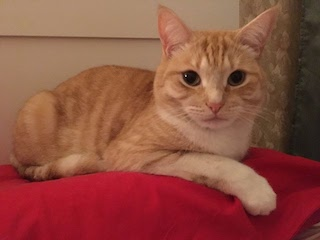
#> input picture WuXinYu/PythonWorkPlace/Pic_change/cat.jpg, 320 x 240 px
$ python image_02.py
#> lines starting #> are read from the running program, lines starting #| are printed output that depends on the picture
# -*- coding: utf-8 -*-
"""
Created on Thu Sep 14 22:26:34 2017

@author: cedric
"""
from __future__ import print_function
from PIL import Image


Im = Image.open("cat.jpg")
#> Im is the input picture: PIL image 320x240 RGB; mean R, G, B 142.6, 79.2, 64.6
print (Im.mode,Im.size,Im.format)
#| RGB (320, 240) JPEG

Im.show()

#用image模块实现图片的参数显示


newIm = Image.new ("RGBA", (640, 480), (255, 0, 0))
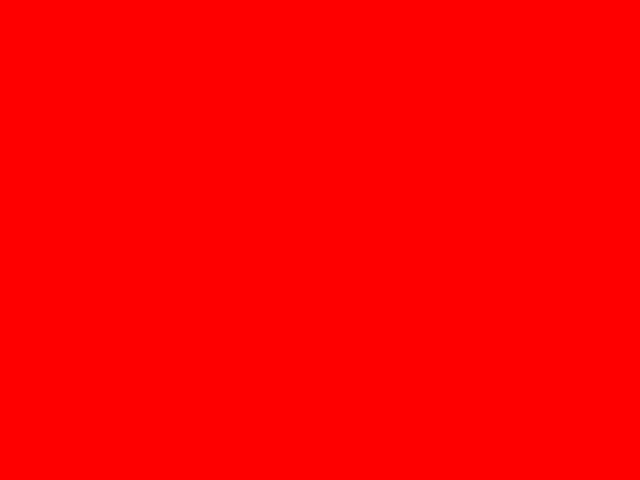
#> newIm: PIL image 640x480 RGBA; mean R, G, B, A 255, 0, 0, 255
